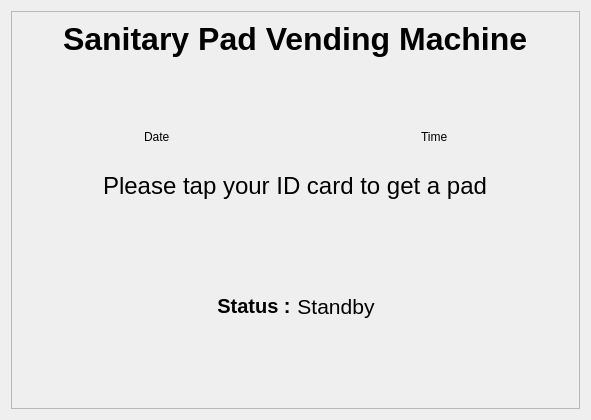
<?xml version="1.0" encoding="UTF-8"?>
<ui version="4.0">
 <class>Form</class>
 <widget class="QWidget" name="Form">
  <property name="geometry">
   <rect>
    <x>0</x>
    <y>0</y>
    <width>591</width>
    <height>420</height>
   </rect>
  </property>
  <property name="sizePolicy">
   <sizepolicy hsizetype="Maximum" vsizetype="Maximum">
    <horstretch>0</horstretch>
    <verstretch>0</verstretch>
   </sizepolicy>
  </property>
  <property name="windowTitle">
   <string>Form</string>
  </property>
  <property name="styleSheet">
   <string notr="true"/>
  </property>
  <layout class="QGridLayout" name="gridLayout">
   <item row="0" column="1">
    <widget class="QFrame" name="frame">
     <property name="sizePolicy">
      <sizepolicy hsizetype="Expanding" vsizetype="Expanding">
       <horstretch>0</horstretch>
       <verstretch>0</verstretch>
      </sizepolicy>
     </property>
     <property name="minimumSize">
      <size>
       <width>0</width>
       <height>0</height>
      </size>
     </property>
     <property name="maximumSize">
      <size>
       <width>16777215</width>
       <height>16777215</height>
      </size>
     </property>
     <property name="baseSize">
      <size>
       <width>-1</width>
       <height>0</height>
      </size>
     </property>
     <property name="styleSheet">
      <string notr="true"/>
     </property>
     <property name="frameShape">
      <enum>QFrame::StyledPanel</enum>
     </property>
     <property name="frameShadow">
      <enum>QFrame::Raised</enum>
     </property>
     <layout class="QGridLayout" name="gridLayout_2">
      <item row="1" column="0">
       <layout class="QHBoxLayout" name="horizontalLayout_2">
        <property name="spacing">
         <number>6</number>
        </property>
        <property name="rightMargin">
         <number>0</number>
        </property>
        <item>
         <spacer name="horizontalSpacer_2">
          <property name="orientation">
           <enum>Qt::Horizontal</enum>
          </property>
          <property name="sizeHint" stdset="0">
           <size>
            <width>40</width>
            <height>20</height>
           </size>
          </property>
         </spacer>
        </item>
        <item alignment="Qt::AlignLeft">
         <widget class="QLabel" name="lbl_static_sts_txt">
          <property name="font">
           <font>
            <pointsize>15</pointsize>
            <weight>75</weight>
            <bold>true</bold>
           </font>
          </property>
          <property name="text">
           <string>Status :</string>
          </property>
          <property name="alignment">
           <set>Qt::AlignCenter</set>
          </property>
          <property name="wordWrap">
           <bool>false</bool>
          </property>
         </widget>
        </item>
        <item>
         <widget class="QLabel" name="lbl_sts">
          <property name="font">
           <font>
            <pointsize>16</pointsize>
           </font>
          </property>
          <property name="text">
           <string>Standby</string>
          </property>
          <property name="alignment">
           <set>Qt::AlignCenter</set>
          </property>
         </widget>
        </item>
        <item>
         <spacer name="horizontalSpacer">
          <property name="orientation">
           <enum>Qt::Horizontal</enum>
          </property>
          <property name="sizeHint" stdset="0">
           <size>
            <width>40</width>
            <height>20</height>
           </size>
          </property>
         </spacer>
        </item>
       </layout>
      </item>
      <item row="0" column="0">
       <layout class="QVBoxLayout" name="verticalLayout" stretch="0,0,0,0">
        <property name="sizeConstraint">
         <enum>QLayout::SetMaximumSize</enum>
        </property>
        <item alignment="Qt::AlignHCenter">
         <widget class="QLabel" name="lbl_spvm_title">
          <property name="sizePolicy">
           <sizepolicy hsizetype="Preferred" vsizetype="Preferred">
            <horstretch>1</horstretch>
            <verstretch>0</verstretch>
           </sizepolicy>
          </property>
          <property name="minimumSize">
           <size>
            <width>0</width>
            <height>0</height>
           </size>
          </property>
          <property name="maximumSize">
           <size>
            <width>16777215</width>
            <height>40</height>
           </size>
          </property>
          <property name="font">
           <font>
            <pointsize>24</pointsize>
            <weight>75</weight>
            <bold>true</bold>
           </font>
          </property>
          <property name="text">
           <string>Sanitary Pad Vending Machine</string>
          </property>
          <property name="alignment">
           <set>Qt::AlignLeading|Qt::AlignLeft|Qt::AlignTop</set>
          </property>
         </widget>
        </item>
        <item alignment="Qt::AlignHCenter">
         <widget class="QLabel" name="lbl_logo">
          <property name="enabled">
           <bool>true</bool>
          </property>
          <property name="sizePolicy">
           <sizepolicy hsizetype="MinimumExpanding" vsizetype="Maximum">
            <horstretch>0</horstretch>
            <verstretch>0</verstretch>
           </sizepolicy>
          </property>
          <property name="maximumSize">
           <size>
            <width>200</width>
            <height>200</height>
           </size>
          </property>
          <property name="frameShape">
           <enum>QFrame::NoFrame</enum>
          </property>
          <property name="frameShadow">
           <enum>QFrame::Raised</enum>
          </property>
          <property name="text">
           <string/>
          </property>
          <property name="textFormat">
           <enum>Qt::AutoText</enum>
          </property>
          <property name="pixmap">
           <pixmap>../logo.png</pixmap>
          </property>
          <property name="scaledContents">
           <bool>true</bool>
          </property>
          <property name="alignment">
           <set>Qt::AlignCenter</set>
          </property>
          <property name="wordWrap">
           <bool>false</bool>
          </property>
          <property name="margin">
           <number>0</number>
          </property>
         </widget>
        </item>
        <item>
         <layout class="QHBoxLayout" name="horizontalLayout">
          <item alignment="Qt::AlignHCenter">
           <widget class="QLabel" name="lbl_date">
            <property name="text">
             <string>Date</string>
            </property>
            <property name="margin">
             <number>15</number>
            </property>
           </widget>
          </item>
          <item alignment="Qt::AlignHCenter">
           <widget class="QLabel" name="lbl_time">
            <property name="text">
             <string>Time</string>
            </property>
            <property name="margin">
             <number>15</number>
            </property>
           </widget>
          </item>
         </layout>
        </item>
        <item alignment="Qt::AlignHCenter">
         <widget class="QLabel" name="lbl_footer_msg">
          <property name="font">
           <font>
            <pointsize>18</pointsize>
            <weight>50</weight>
            <bold>false</bold>
           </font>
          </property>
          <property name="text">
           <string>Please tap your ID card to get a pad</string>
          </property>
         </widget>
        </item>
       </layout>
      </item>
     </layout>
    </widget>
   </item>
  </layout>
 </widget>
 <resources/>
 <connections/>
</ui>
